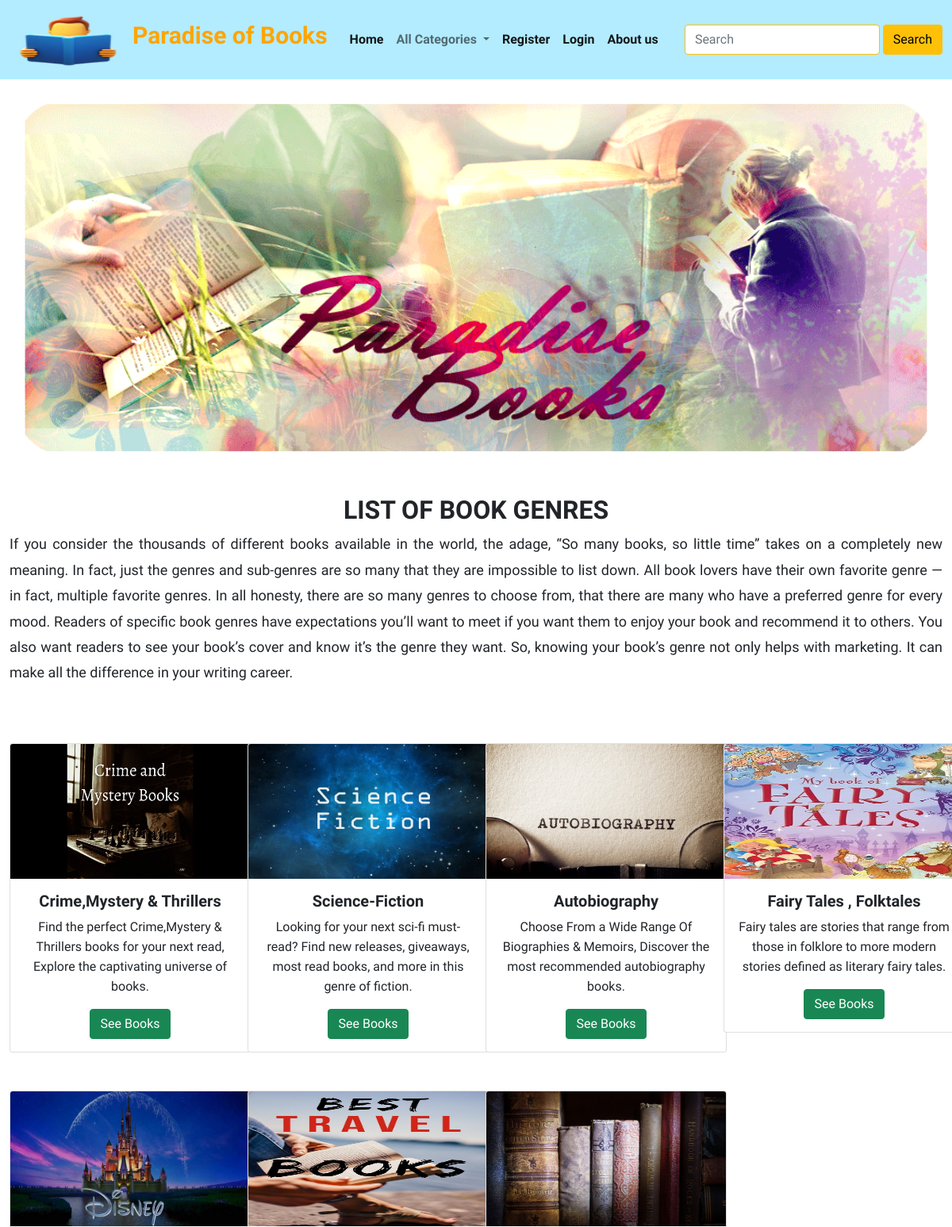
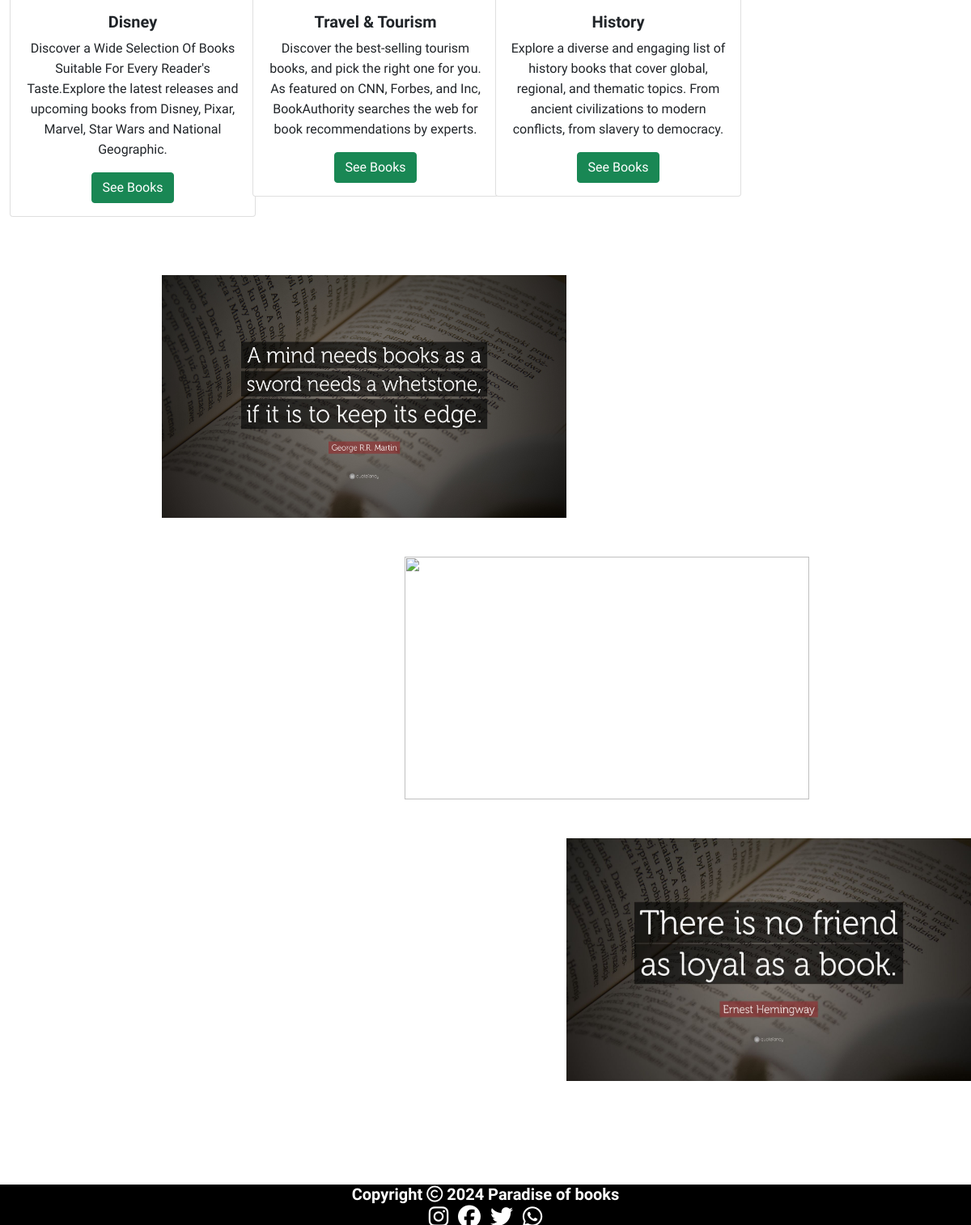
The page / on the database its author committed (2 pictures, top to bottom).
### books/models.py (models this page shows, shortened)
class Category(models.Model):
    name=models.CharField(max_length=200)
    desc=models.TextField()
    image=models.ImageField(upload_to='books/categories',blank=True,null=True)

### books/views.py (the view)
# urls.py: path('',views.allcategories,name="allcategories"),
def allcategories(request):
    c = Category.objects.all()
    p = Product.objects.all()
    return render(request,'Categories.html',{'c':c,'p':p})

### books/context_processors.py (called while the page is built)
def menu_links(request):
    c=Category.objects.all()
    return {'links':c}

### cart/context_processors.py (called while the page is built, shortened)
def productcount(request):
    item_count=0
    return{'count':item_count}

### templates/Categories.html
<!DOCTYPE html>
{% extends 'base.html' %}
{% load static %}
{% block content %}
<div>
    <img src="{% static 'images/books.png' %}" height="500px" width="100%;"   >
</div>
    <div class="container-fluid mt-4" >
    <h2 class="text-center"><b >LIST OF BOOK GENRES</b></h2>
    <P style="line-height:1.8;text-align:justify;font-size:18px;">If you consider the thousands of different books available in the world, the adage, “So many books, so little time” takes on a completely new meaning. In fact, just the genres and sub-genres are so many that they are impossible to list down.
All book lovers have their own favorite genre — in fact, multiple favorite genres. In all honesty, there are so many genres to choose from, that there are many who have a preferred genre for every mood.
Readers of specific book genres have expectations you’ll want to meet if you want them to enjoy your book and recommend it to others.
You also want readers to see your book’s cover and know it’s the genre they want.
So, knowing your book’s genre not only helps with marketing. It can make all the difference in your writing career.
  </P>  </div>
<center><div class="container-fluid mt-4 " >
<div class="row" >
    {% for i in c %}
  <div class="col-sm-3"><br><br>
<div class="card" style="width: 19rem;">
  <img src="{{i.image.url}}" class="card-img-top" alt="..." style="height:170px;">
  <div class="card-body">
    <h5 class="card-title"><b>{{i.name}}</b></h5>
    <p class="card-text">{{i.desc}}</p>
    <a href="{% url 'books:allproducts' i.name %}" class="btn btn-success">See Books</a>
</div>
</div>
</div>
{% endfor %}
</div>
</div>
    </center>
<br><br><br>
<img src="{% static 'images/-Quote1.jpg' %} " style="margin-left:200px;" height="300px;" width="500px;" >&nbsp;&nbsp;&nbsp;<br><br><br>
<img src="{% static 'images/quote3.png' %}" style="margin-left:500px;" height="300px;" width="500px;">&nbsp;&nbsp;&nbsp;<br><br><br>
<img src="{% static 'images/Quote-2.jpg' %}" style="margin-left:700px;margin-bottom:130px;" height="300px;" width="500px;">&nbsp;&nbsp;&nbsp;
{% endblock %}

### static/css/style.css (style rules this page uses)
body { font-family: 'Philosopher', sans-serif; }
p { line-height:25px; }

### rows shown on the page
Category: image (picture), name "Crime,Mystery & Thrillers", desc "Find the perfect Crime,Mystery & Thrillers books for your next read, Explore the captivating universe of books."
Category: image (picture), name "Science-Fiction", desc "Looking for your next sci-fi must-read? Find new releases, giveaways, most read books, and more in this genre of fiction."
Category: image (picture), name "Autobiography", desc "Choose From a Wide Range Of Biographies & Memoirs, Discover the most recommended autobiography books."
Category: image (picture), name "Fairy Tales , Folktales", desc "Fairy tales are stories that range from those in folklore to more modern stories defined as literary fairy tales."
Category: image (picture), name "Disney", desc "Discover a Wide Selection Of Books Suitable For Every Reader's Taste.Explore the latest releases and upcoming books from Disney, Pixar, Marvel, Star Wars and National Geographic."
Category: image (picture), name "Travel & Tourism", desc "Discover the best-selling tourism books, and pick the right one for you. As featured on CNN, Forbes, and Inc, BookAuthority searches the web for book recommendations by experts."
Category: image (picture), name "History", desc "Explore a diverse and engaging list of history books that cover global, regional, and thematic topics. From ancient civilizations to modern conflicts, from slavery to democracy."
